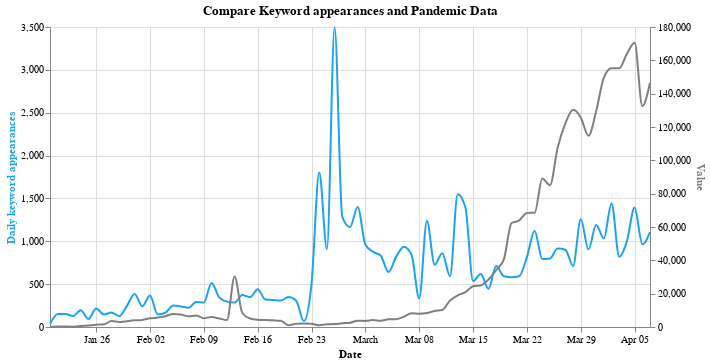

Notebook cell for this chart:
### Code cell
columns1 = list(keywordz)[:-1]
columns2 = list(merged_3.columns)[1:]

select_box1 = alt.binding_select(options=columns1, name='Keyword ')
sel1 = alt.selection_single(fields=['column'], bind=select_box1, init={'column': 'trump'})

select_box2 = alt.binding_select(options=columns2, name='Compare to value ')
sel2 = alt.selection_single(fields=['column'], bind=select_box2, init={'column': 'new_cases'})

base = alt.Chart(key_merged).encode(
    x = alt.X('date:T', axis=alt.Axis(title="Date"))
).properties(
    width=600,
    height=300,
    title='Compare Keyword appearances and Pandemic Data'
)

tweets_axis = alt.Axis(title="Daily keyword appearances", titleColor=twittercol) 
value_axis = alt.Axis(title="Value", titleColor='grey')

line_one = base.transform_fold(
    columns1,
    as_=['column', 'value']
).transform_filter(
    sel1
).mark_line( interpolate='monotone', stroke=twittercol).encode(
    alt.Y('value:Q',
          axis=tweets_axis)
).add_selection(
    sel1
)

line_two = base.transform_fold(
    columns2,
    as_=['column', 'value']
).transform_filter(
    sel2
).mark_line( interpolate='monotone', stroke='grey').encode(
    alt.Y('value:Q',
          axis=value_axis)
).add_selection(
    sel2
)

alt.layer(line_one, line_two).resolve_scale(
    y = 'independent'
)
